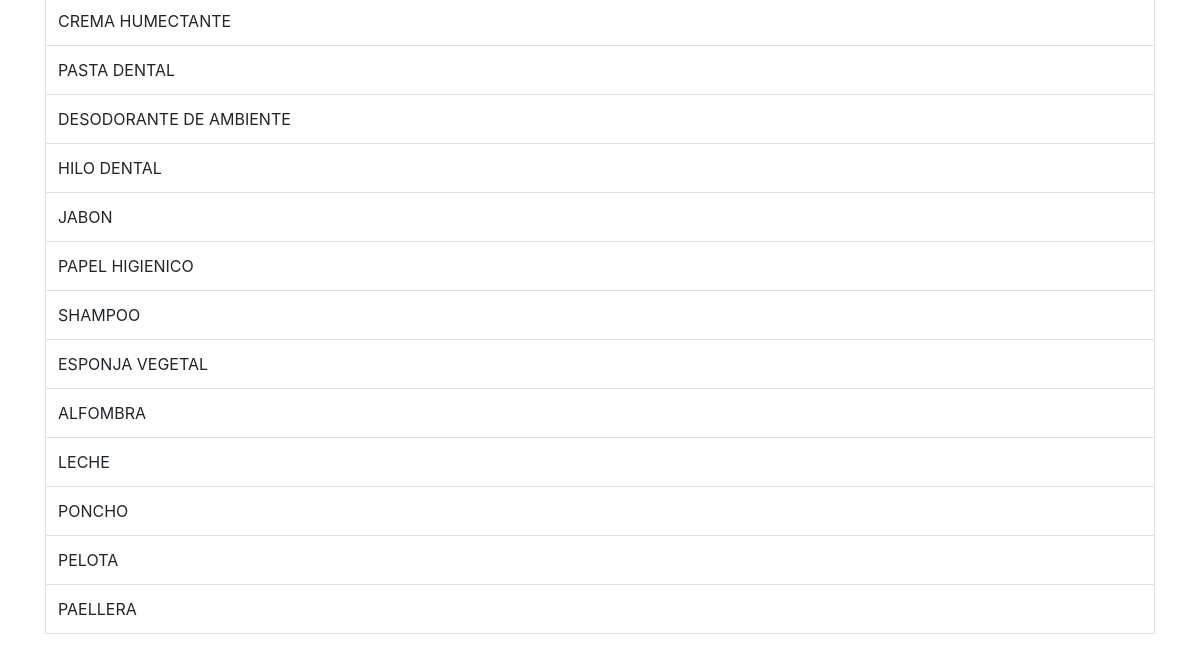
The app's page /search/ (signed in, lower part), older data.
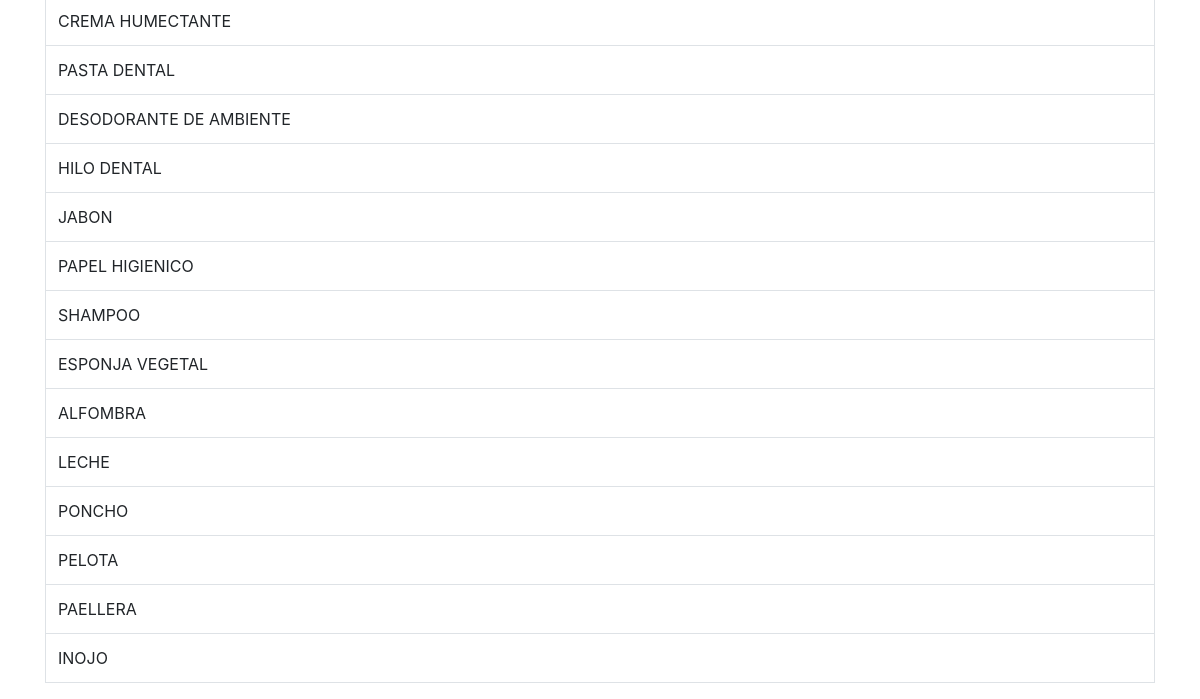
The same page, newer data.
### tables this page shows
CREATE TABLE "Productos" (
	"Id"	INTEGER NOT NULL PRIMARY KEY AUTOINCREMENT UNIQUE,
	"CategoriaId"	INTEGER NOT NULL,
	"Producto"	TEXT NOT NULL,
	"PropietarioId"	INTEGER NOT NULL,
	FOREIGN KEY("CategoriaId") REFERENCES "Categorias"("Id")
	FOREIGN KEY("PropietarioId") REFERENCES "Usuarios"("Id")
);

### app.py (the view)
@app.route('/search/', methods=['GET', 'POST'])
def search():
    productos = getAllProductosUsuarios()
    return render_template("searchTest.html", productos=productos)

### app.py (called while the page is built)
@app.teardown_appcontext
def close_connection(exception):
    db = getattr(g, '_database', None)
    if db is not None:
        db.close()

def conectar_db():
    return sqlite3.connect('database1.db')

def getAllProductosUsuarios():
    g.db = conectar_db()
    consulta = 'SELECT * FROM Productos WHERE (PropietarioId= ?)'
    if 'nombre' in session:
        id = session['id']
    cur = g.db.execute(consulta, [id])
    productos_usuarios = [dict(pro_id=row[0], cat_id=row[1], pro_nombre=row[2])
                          for row in cur.fetchall()]
    g.db.close()
    return productos_usuarios

### templates/searchTest.html (shortened to what this page needs)
<!DOCTYPE html>
<html lang="en">
<head>
  <link rel="stylesheet" href="https://maxcdn.bootstrapcdn.com/bootstrap/4.4.1/css/bootstrap.min.css">
</head>
<body>
<div class="container mt-3">
  <br>
  <table class="table table-bordered">
    <tbody id="t_productos">
        {% for producto in productos %}
            <tr>
                <td>{{ producto.pro_nombre }}</td>
            </tr>
        {% endfor %}
    </tbody>
  </table>
  </div>
</body>
</html>

Row changes from the older to the newer data that the page shows:
added Productos: pro_nombre "INOJO"
